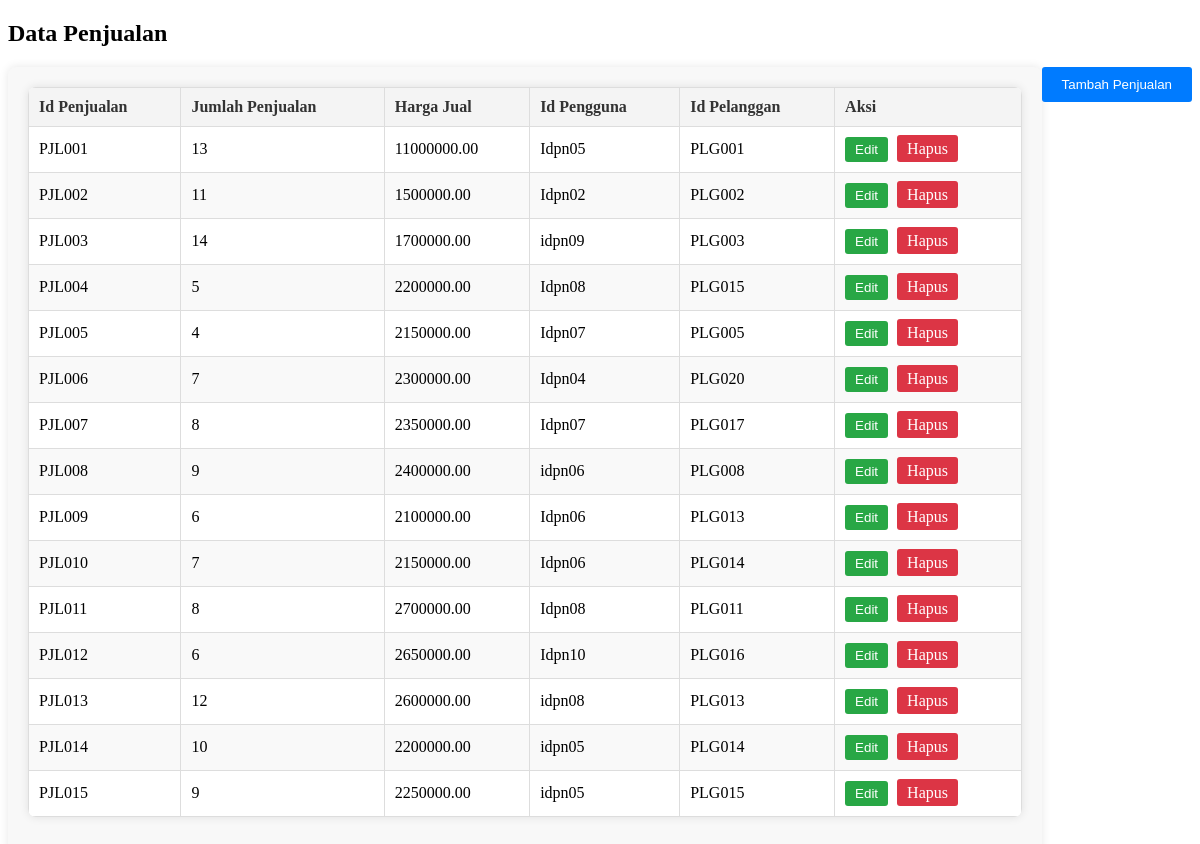
/menus/penjualan.php (signed in), run on the app's committed database.
### tables this page shows
CREATE TABLE `penjualan` (
  `IdPenjualan` varchar(10) NOT NULL,
  `JumlahPenjualan` int(11) NOT NULL,
  `HargaJual` decimal(10,2) NOT NULL,
  `IdPengguna` varchar(10) NOT NULL,
  `IdPelanggan` varchar(10) NOT NULL
);

### htdocs/class/penjualan.php (called while the page is built, shortened)
<?php
class Penjualan {
    private $conn;
    private $table_name = "Penjualan";
    public function __construct($db) {
        $this->conn = $db;
    }
    public function read() {
        $query = "SELECT * FROM " . $this->table_name . " ORDER BY IdPenjualan ASC";
        $stmt = $this->conn->query($query);
        return $stmt;
    }
}
?>

### htdocs/menus/penjualan.php (the view, shortened to what this page needs)
<?php
require_once('../class/penjualan.php');
$database = new Database();
$db = $database->getConnection();
$penjualan = new Penjualan($db);
$result = $penjualan->read();
?>
<!DOCTYPE html>
<html>
<head>
    <link rel="stylesheet" type="text/css" href="../assets/css/crud.css">
</head>
<body>
<div class="main-content">
    <header>
        <h2>Data Penjualan</h2>
        <button class="add-button" onclick="openForm()">Tambah Penjualan</button>
    </header>
    <div class="content">
        <div class="table-container">
            <table>
                <thead>
                <tr>
                    <th>Id Penjualan</th>
                    <th>Jumlah Penjualan</th>
                    <th>Harga Jual</th>
                    <th>Id Pengguna</th>
                    <th>Id Pelanggan</th>
                    <th>Aksi</th>
                </tr>
                </thead>
                <tbody>
                <?php while ($row = mysqli_fetch_assoc($result)): ?>
                    <tr>
                        <td><?php echo htmlspecialchars($row['IdPenjualan']); ?></td>
                        <td><?php echo htmlspecialchars($row['JumlahPenjualan']); ?></td>
                        <td><?php echo htmlspecialchars($row['HargaJual']); ?></td>
                        <td><?php echo htmlspecialchars($row['IdPengguna']); ?></td>
                        <td><?php echo htmlspecialchars($row['IdPelanggan']); ?></td>
                        <td>
                            <button class="edit-btn"
                                    data-id="<?php echo htmlspecialchars($row['IdPenjualan']); ?>"
                                    data-jumlah="<?php echo htmlspecialchars($row['JumlahPenjualan']); ?>"
                                    data-harga="<?php echo htmlspecialchars($row['HargaJual']); ?>"
                                    data-idPengguna="<?php echo htmlspecialchars($row['IdPengguna']); ?>"
                                    data-idPelanggan="<?php echo htmlspecialchars($row['IdPelanggan']); ?>"
                                    onclick="editPenjualan(this)">Edit</button>
                            <a href="dashboard.php?page=penjualan&delete=<?php echo htmlspecialchars($row['IdPenjualan']); ?>" class="delete-btn" onclick="return confirm('Apakah Anda yakin ingin menghapus penjualan ini?')">Hapus</a>
                        </td>
                    </tr>
                <?php endwhile; ?>
                </tbody>
            </table>
        </div>
    </div>
</div>
</body>
</html>

### htdocs/assets/css/crud.css (style rules this page uses)
table { width: 100%; border-collapse: collapse; margin-bottom: 20px; background-color: #fff; border-radius: 8px; overflow: hidden; box-shadow: 0 0 10px rgba(0, 0, 0, 0.1); }
table th, table td { padding: 10px; border: 1px solid #ddd; text-align: left; white-space: nowrap; }
table th { background-color: #f4f4f4; font-weight: bold; color: #333; }
table tr:nth-child(even) { background-color: #f9f9f9; }
.table-container { overflow-x: auto; padding: 20px; background-color: #f8f8f8; border-radius: 8px; box-shadow: 0 0 10px rgba(0, 0, 0, 0.1); }
.add-button { padding: 10px 20px; background-color: #007bff; color: white; border: none; border-radius: 3px; cursor: pointer; float: right; margin-bottom: 20px; }
.edit-btn, .delete-btn { padding: 5px 10px; border: none; border-radius: 3px; cursor: pointer; }
.edit-btn { background-color: #28a745; color: white; margin-right: 5px; }
.delete-btn { background-color: #dc3545; color: white; }
table a { text-decoration: none; }

### data on the page
penjualan: IdPenjualan "PJL001", JumlahPenjualan "13", HargaJual "11000000.00", IdPengguna "Idpn05", IdPelanggan "PLG001"
penjualan: IdPenjualan "PJL002", JumlahPenjualan "11", HargaJual "1500000.00", IdPengguna "Idpn02", IdPelanggan "PLG002"
penjualan: IdPenjualan "PJL003", JumlahPenjualan "14", HargaJual "1700000.00", IdPengguna "idpn09", IdPelanggan "PLG003"
penjualan: IdPenjualan "PJL004", JumlahPenjualan "5", HargaJual "2200000.00", IdPengguna "Idpn08", IdPelanggan "PLG015"
penjualan: IdPenjualan "PJL005", JumlahPenjualan "4", HargaJual "2150000.00", IdPengguna "Idpn07", IdPelanggan "PLG005"
penjualan: IdPenjualan "PJL006", JumlahPenjualan "7", HargaJual "2300000.00", IdPengguna "Idpn04", IdPelanggan "PLG020"
penjualan: IdPenjualan "PJL007", JumlahPenjualan "8", HargaJual "2350000.00", IdPengguna "Idpn07", IdPelanggan "PLG017"
penjualan: IdPenjualan "PJL008", JumlahPenjualan "9", HargaJual "2400000.00", IdPengguna "idpn06", IdPelanggan "PLG008"
penjualan: IdPenjualan "PJL009", JumlahPenjualan "6", HargaJual "2100000.00", IdPengguna "Idpn06", IdPelanggan "PLG013"
penjualan: IdPenjualan "PJL010", JumlahPenjualan "7", HargaJual "2150000.00", IdPengguna "Idpn06", IdPelanggan "PLG014"
penjualan: IdPenjualan "PJL011", JumlahPenjualan "8", HargaJual "2700000.00", IdPengguna "Idpn08", IdPelanggan "PLG011"
penjualan: IdPenjualan "PJL012", JumlahPenjualan "6", HargaJual "2650000.00", IdPengguna "Idpn10", IdPelanggan "PLG016"
penjualan: IdPenjualan "PJL013", JumlahPenjualan "12", HargaJual "2600000.00", IdPengguna "idpn08", IdPelanggan "PLG013"
penjualan: IdPenjualan "PJL014", JumlahPenjualan "10", HargaJual "2200000.00", IdPengguna "idpn05", IdPelanggan "PLG014"
penjualan: IdPenjualan "PJL015", JumlahPenjualan "9", HargaJual "2250000.00", IdPengguna "idpn05", IdPelanggan "PLG015"
